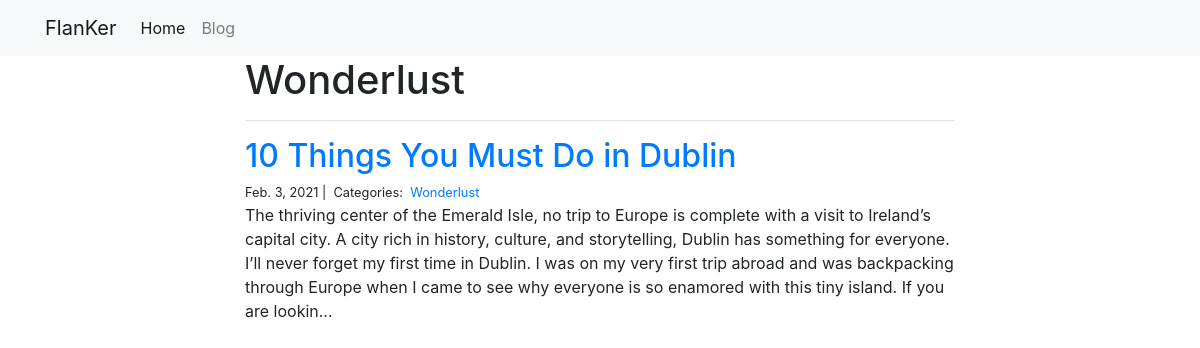
/blog/Wonderlust/, run on the app's committed database.
### blog/models.py (models this page shows)
class Category(models.Model):
    name = models.CharField(max_length=20)

class Post(models.Model):
    title = models.CharField(max_length=255)
    body = models.TextField()
    created_on = models.DateTimeField(auto_now_add=True)
    last_modified = models.DateTimeField(auto_now=True)
    categories = models.ManyToManyField("Category", related_name="posts")

### blog/views.py (the view)
# urls.py: path("<category>/", views.blog_category, name="blog_category"),
def blog_category(request, category):
    posts = Post.objects.filter(categories__name__contains=category).order_by(
        "-created_on"
    )
    context = {"category": category, "posts": posts}
    return render(request, "blog_category.html", context)

### blog/templates/blog_category.html
{% extends "base.html" %}
{% block page_content %}
<div class="col-md-8 offset-md-2">
    <h1>{{ category | title }}</h1>
    <hr>
    {% for post in posts %}
        <h2><a href="{% url 'blog_detail' post.pk%}">{{ post.title }}</a></h2>
        <small>
            {{ post.created_on.date }} |&nbsp;
            Categories:&nbsp;
            {% for category in post.categories.all %}
            <a href="{% url 'blog_category' category.name %}">
                {{ category.name }}
            </a>&nbsp;
            {% endfor %}
        </small>
        <p>{{ post.body | slice:":400" }}...</p>
    {% endfor %}
</div>
{% endblock %}

### data on the page
Category: name "Wonderlust"
Post: title "10 Things You Must Do in Dublin", created_on "Feb. 3, 2021", body "The thriving center of the Emerald Isle, no trip to Europe is complete with a visit to Ireland’s capital city. A city rich in history, culture, and storytelling, Dublin has something for everyone. I’ll never forget my first time in Dublin. I was on my very first trip abroad and was backpacking through Europe when I came to see why everyone is so enamored with this tiny island. If you are lookin"
